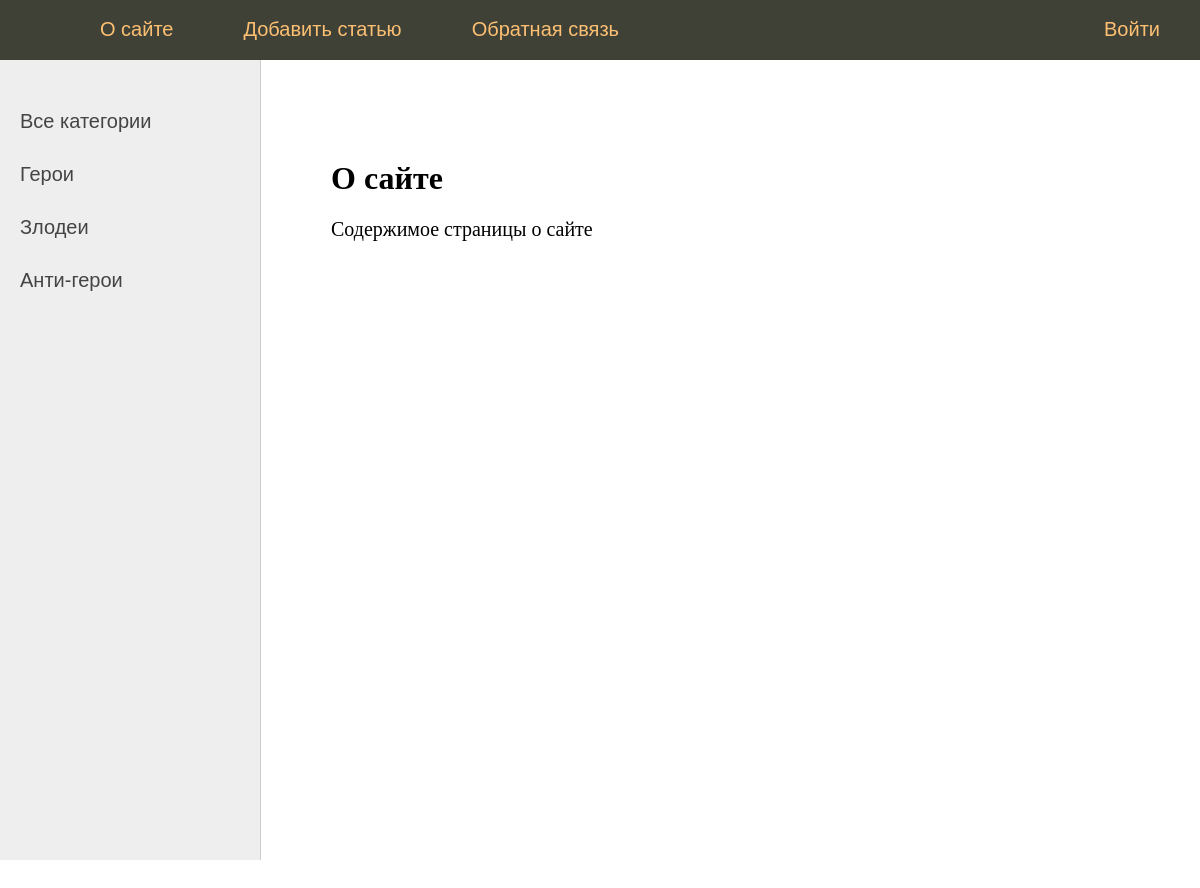
The page /about/ on the database its author committed.
### women/models.py (models this page shows, shortened)
class Category(models.Model):
    name = models.CharField(max_length=100, db_index=True, verbose_name="Категория")
    slug = models.SlugField(max_length=255, unique=True, db_index=True, verbose_name="URL")
    def get_absolute_url(self):
        return reverse('category', kwargs={'cat_slug': self.slug})
    class Meta:
        verbose_name = 'Категория'
        verbose_name_plural = 'Категории'
        ordering = ['id']

### women/views.py (the view)
# urls.py: path('about/', about, name='about'),
def about(request):
    return render(request, 'women/about.html', {'menu': menu, 'title': 'О сайте'})

### women/templatetags/women_tags.py (called while the page is built)
@register.inclusion_tag('women/list_categories.html')
def show_categories(sort=None, cat_selected=0):
    if not sort:
        cats = Category.objects.all()
    else:
        cats = Category.objects.order_by(sort)
    return {"cats": cats, "cat_selected": cat_selected}

### women/templates/women/about.html
{% extends 'women/base.html' %}
{% block content %}
<h1>{{title}}</h1>
<p>Содержимое страницы о сайте
{% endblock %}

### women/templates/women/list_categories.html
{% for c in cats %}
	{% if c.pk == cat_selected %}
		<li class="selected">{{c.name}}</li>
	{% else %}
		<li><a href="{{ c.get_absolute_url }}">{{c.name}}</a></li>
	{% endif %}
{% endfor %}

### women/static/women/css/styles.css (style rules this page uses)
html, body { font-family: 'Arial'; margin: 0; padding: 0; height: 100%; width: 100%; color: #444; }
a { color: #0059b2; text-decoration: none; }
.left-chapters ul li { margin: 30px 0 0 0; color: #999; }
.left-chapters ul li a { color: #444; text-decoration: none; }
.content-text h1 { font-size: 32px; }

### rows shown on the page
Category: name "Герои"
Category: name "Злодеи"
Category: name "Анти-герои"

### other values the page prints
{{ m.title }} "О сайте" "Добавить статью" "Обратная связь"
{{ m.title }} "Войти"
{{ title }} "О сайте"
